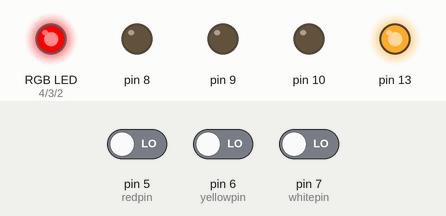
The sketch below on a simulated Arduino Uno, built with avr-gcc and run on an emulated ATmega328P. Shown: an RGB LED mixed from three pins (HIGH = lit), output pins drawn as LEDs (lit = HIGH). The inputs (shaded band) are chosen by the test bench; at power-on: pin 5 (redpin) LOW, pin 6 (yellowpin) LOW, pin 7 (whitepin) LOW.

Above: at 2.9 s.
3.0 s: pin 5 (redpin) driven HIGH
At 3.45 s:
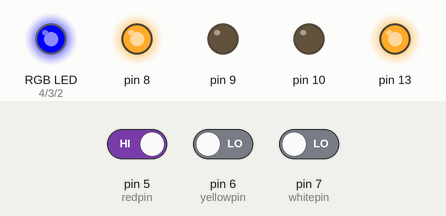
At 4.05 s:
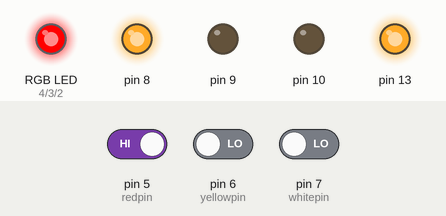
6.5 s: pin 6 (yellowpin) driven HIGH
At 7.66 s:
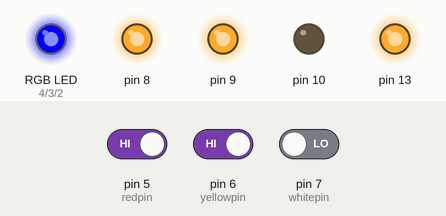
Timing chart, 0 to 8.1 s (numbered marks = the images above; inputs shaded):
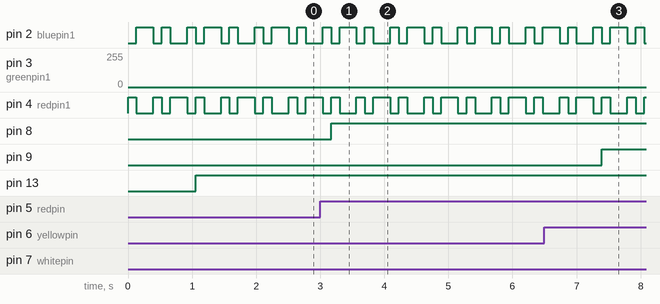

Measured:
- after the input at 3.0 s, pin 3 (greenpin1): stays 0/255 (without the input it goes to 2/255 after 1.2 s); pin 8: LOW → HIGH after 0.17 s
- by itself, pin 2 (bluepin1): repeats every 1.1 s: LOW 0.13 s, HIGH 0.26 s, LOW 0.13 s, HIGH 0.13 s, LOW 0.26 s, HIGH 0.13 s
- by itself, pin 4 (redpin1): repeats every 1.1 s: HIGH 0.13 s, LOW 0.26 s, HIGH 0.13 s, LOW 0.13 s, HIGH 0.26 s, LOW 0.13 s

The sketch:

course_7.ino
```cpp
int redled = 8;
int yellowled = 9;
int whiteled = 10;
int redpin = 5;
int yellowpin = 6;
int whitepin = 7;
int val = 0;
int redpin1 = 4; //select the pin for the red LED
int greenpin1 = 3;// select the pin for the green LED
int bluepin1 = 2; // select the pin for the  blue LED

void setup() {
  // put your setup code here, to run once:
  for(int i = 5;i<8;i++)  pinMode(i,INPUT);
  for(int i = 8;i<11;i++) pinMode(i,OUTPUT);
  pinMode(redpin1, OUTPUT);
  pinMode(bluepin1, OUTPUT);
  pinMode(greenpin1, OUTPUT);
  Serial.begin(9600);
}

void judge(int led,int pin)
{
  int color = digitalRead(pin);
  if(color==HIGH)  digitalWrite(led,HIGH);
  else digitalWrite(led,LOW);
}

void loop() {
  // put your main code here, to run repeatedly:
  judge(redled,redpin);
  judge(yellowled,yellowpin);
  judge(whiteled,whitepin);
  for(val=255; val>0; val--)
  {
   analogWrite(4, val);
   analogWrite(3, 255-val);
   analogWrite(2, 255-val);
   delay(1);
  }
for(val=0; val<255; val++)
  {
   analogWrite(4, val);
   analogWrite(3, 255-val);
   analogWrite(2, 255-val);
   delay(1);
  }
for(val=255; val>0; val--)
  {
   analogWrite(4, 255-val);
   analogWrite(3, 255-val);
   analogWrite(2, val);
   delay(1);
  }
for(val=0; val<255; val++)
  {
   analogWrite(4, 255-val);
   analogWrite(3, 255-val);
   analogWrite(2, val);
   delay(1);
  }
  digitalWrite(13,HIGH);
  for(int i = 0;i<255;i++)
  {
    analogWrite(13,i);
  }
  analogWrite(13,240);
  delay(1);
}
```
